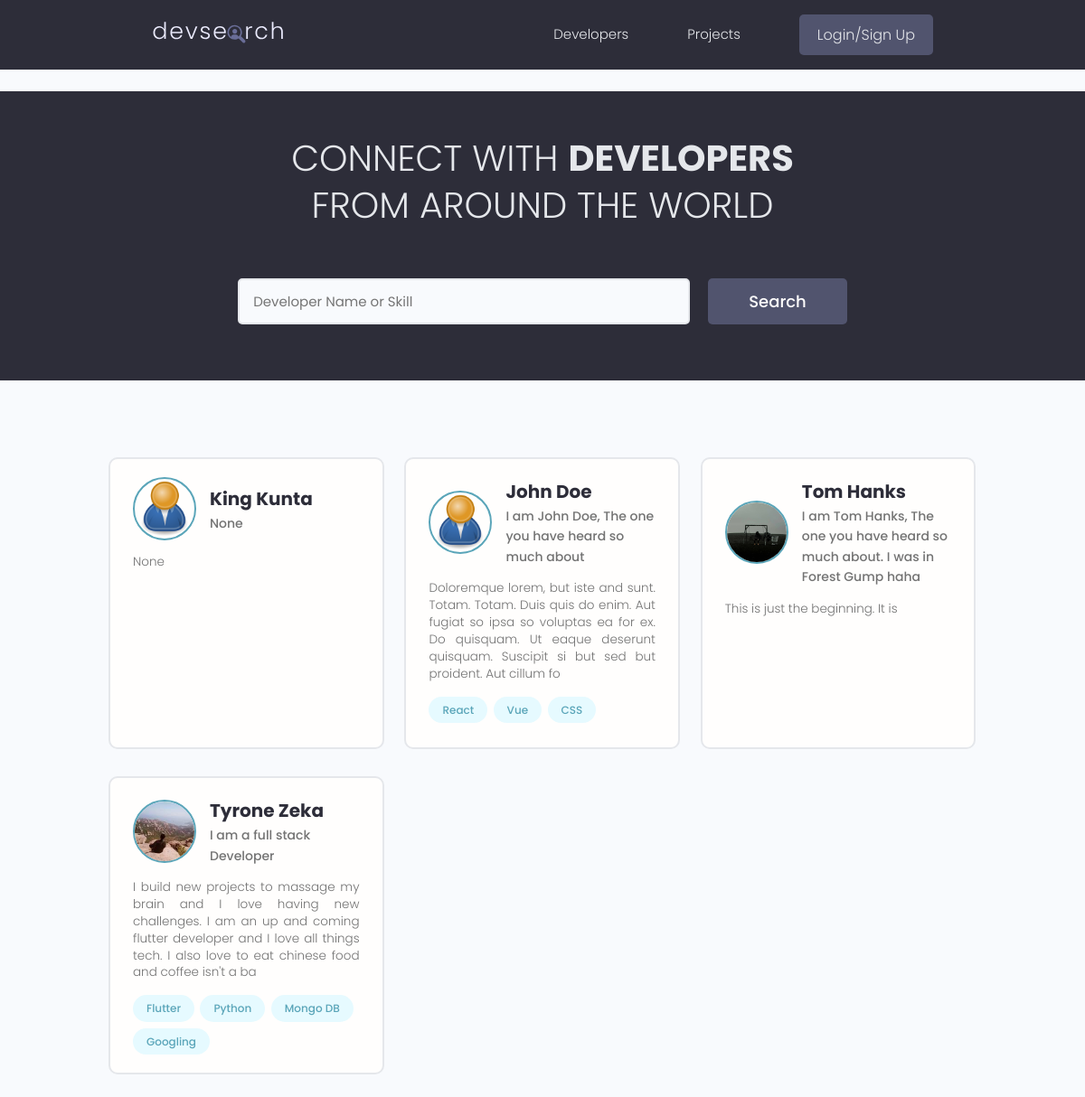
Before: / with the older database file.
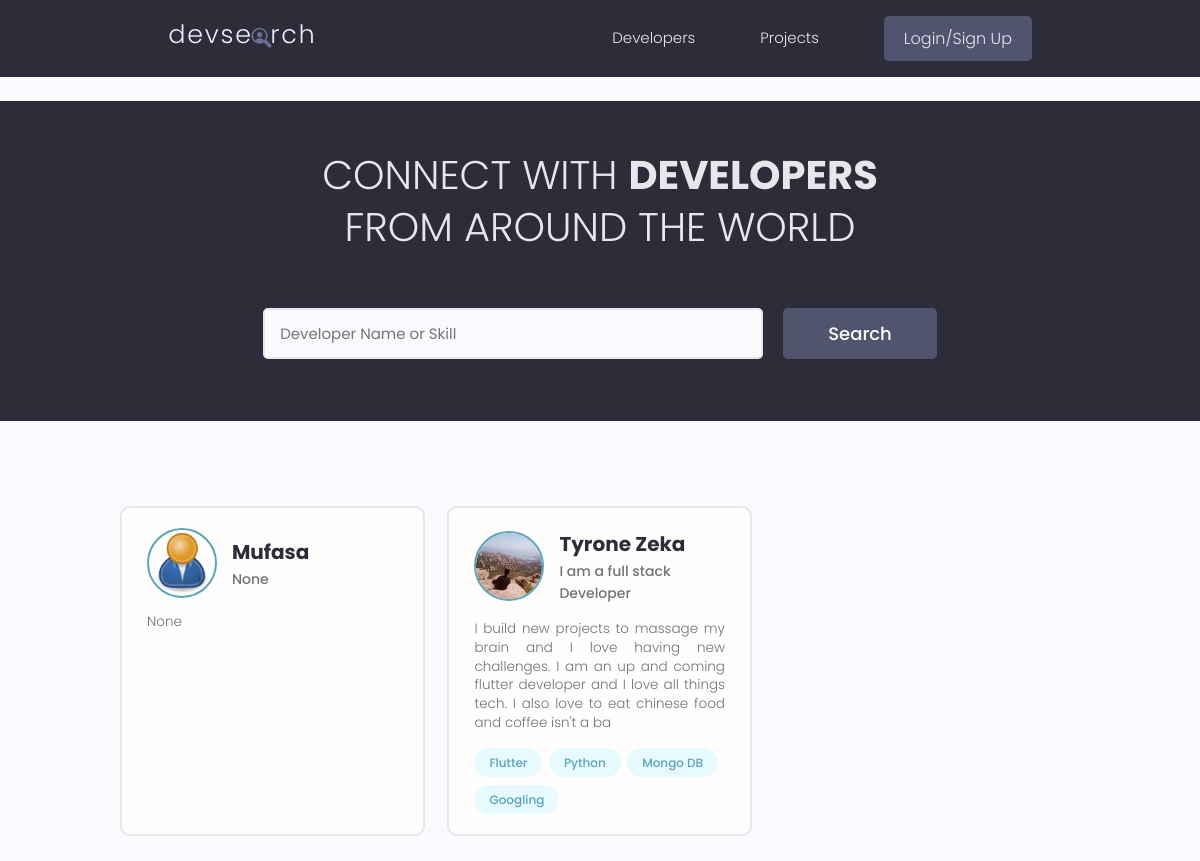
After: the same page with the newer database file.
### users/models.py (models this page shows, shortened)
class Profile(models.Model):
    user = models.OneToOneField(User, on_delete = models.CASCADE, null = True, blank = True)
    name = models.CharField(max_length=200,blank=True,null=True)
    email = models.EmailField(max_length = 500, blank =True, null = True)
    username = models.CharField(max_length=200,null=True,blank=True)
    location = models.CharField(max_length=200,null=True,blank=True)
    short_intro = models.CharField(max_length=200,null=True,blank=True)
    bio = models.TextField(blank=True,null=True)
    profile_picture = models.ImageField(null = True,blank = True, upload_to = 'profiles/', default = 'profiles/user-default.png')
    social_github = models.CharField(max_length=200,blank=True,null=True)
    social_twitter = models.CharField(max_length=200,blank=True,null=True)
    social_linkedin = models.CharField(max_length=200,blank=True,null=True)
    social_website = models.CharField(max_length=200,blank=True,null=True)
    created = models.DateTimeField(auto_now_add = True )
    id = models.UUIDField(default=uuid.uuid4,unique=True, primary_key=True, editable=False)

class Skill(models.Model):
    owner = models.ForeignKey(Profile,on_delete=models.CASCADE,null = True,blank=True)
    name = models.CharField(max_length=200,blank=True,null=True)
    description = models.TextField(null=True,blank=True)
    created = models.DateTimeField(auto_now_add = True )
    id = models.UUIDField(default=uuid.uuid4,unique=True, primary_key=True, editable=False)
    def __str__(self):
        return str(self.name)

### users/views.py (the view)
# urls.py: path('',views.profiles,name="profiles"),
def profiles(request):
    profiles,search_query = searchProfiles(request)
    custom_range,profiles = paginateProfiles(request,profiles,5)
    context = {'profiles':profiles,'search_query':search_query,'custom_range':custom_range}
    return render(request,'users/profiles.html',context)

### users/utils.py (called while the page is built)
def searchProfiles(request):
    search_query = ''
    if request.GET.get('search'):
        search_query = request.GET.get('search')
    skills = Skill.objects.filter(name__icontains = search_query)
    profiles = Profile.objects.distinct().filter(
        Q(name__icontains=search_query) |
        Q(skill__in = skills)
    )
    return profiles, search_query

def paginateProfiles(request,profiles,results):
    page = request.GET.get('page')
    paginator = Paginator(profiles,results)
    try:
        profiles = paginator.page(page)
    except PageNotAnInteger:
        page = 1
        profiles = paginator.page(page)
    except EmptyPage:
        page = paginator.num_pages
        profiles = paginator.page(page)
    leftIndex = (int(page) - 4)
    if leftIndex < 1:
        leftIndex = 1
    rightIndex = (int(page)+5)
    if rightIndex > paginator.num_pages:
        rightIndex = paginator.num_pages + 1
    custom_range = range(leftIndex,rightIndex)
    return custom_range,profiles

### users/templates/users/profiles.html (shortened to what this page needs)
{% extends 'main.html' %}
{% block content %}
  <main class="home">
    <section class="hero-section text-center">
      <div class="container container--narrow">
        <div class="hero-section__box">
          <h2>CONNECT WITH <span>DEVELOPERS</span></h2>
          <h2>FROM AROUND THE WORLD</h2>
        </div>
        <div class="hero-section__search">
          <form class="form" action="{% url 'profiles' %}" method="get">
            <div class="form__field">
              <input class="input input--text" id="formInput#search" type="text" name="search" value="{{search_query}}"
                placeholder="Developer Name or Skill" />
            </div>
            <input class="btn btn--sub btn--lg" type="submit" value="Search" />
          </form>
        </div>
      </div>
    </section>
    <section class="devlist">
      <div class="container">
        <div class="grid grid--three">
            {% for profile in profiles %}
          <div class="column card">
            <div class="dev">
              <a href="{% url 'user-profile' profile.id %}" class="card__body">
                <div class="dev__profile">
                  <img class="avatar avatar--md" src="{{ profile.profile_picture.url }}" alt="image" />
                  <div class="dev__meta">
                    <h3>{{profile.name}}</h3>
                    <h5>{{profile.short_intro| slice:"100"}}</h5>
                  </div>
                </div>
                <p class="dev__info">
                  {{profile.bio| slice:"200"}}
                </p>
                <div class="dev__skills">
                  {% for skill in profile.skill_set.all|slice:"6" %}
                  <span class="tag tag--pill tag--main">
                    <small>{{skill}}</small>
                  </span>
                  {% endfor %}
                </div>
              </a>
            </div>
          </div>
          {% endfor %}
        </div>
      </div>
    </section>
  </main>
{% endblock content %}

### templates/main.html (shortened to what this page needs)
<!DOCTYPE html>
{% load static %}
<html lang="en">
<head>
  <link rel="stylesheet" href="https://cdn.iconmonstr.com/1.3.0/css/iconmonstr-iconic-font.min.css" />
  <link rel="stylesheet" href="{% static 'uikit/styles/uikit.css' %}" />
  <link rel="stylesheet" href="{% static 'styles/app.css' %}" />
</head>
<body>
    {% include 'navbar.html' %}
    <br>
    {% block content %}
    {% endblock content %}
</body>
</html>

### templates/navbar.html (shortened to what this page needs)
{% load static %}
<header class="header">
    <div class="container container--narrow">
      <a href="{% url 'profiles' %}" class="header__logo">
        <img src="{% static 'images/logo.svg' %}" alt="DevSearch Logo" />
      </a>
      <nav class="header__nav">
        <ul class="header__menu">
          <li class="header__menuItem"><a href="{% url 'profiles' %}">Developers</a></li>
          <li class="header__menuItem"><a href="{% url 'projects' %}">Projects</a></li>
          {% if request.user.is_authenticated %}
          <li class="header__menuItem"><a href="{% url 'inbox' %}">Inbox</a></li>
          <li class="header__menuItem"><a href="{% url 'account' %}">My Space</a></li>
          <li class="header__menuItem"><a href="{% url 'logout' %}" class="btn btn--sub">Logout</a></li>
          {% else %}
          <li class="header__menuItem"><a href="{% url 'login' %}" class="btn btn--sub">Login/Sign Up</a></li>
          {% endif %}
        </ul>
      </nav>
    </div>
  </header>

### static/styles/app.css (style rules this page uses)
:root { --color-sub: #2d2d39; }
.btn--sub { background-color: var(--color-sub-light); }
.card { border: 2px solid var(--color-light); }
img { width: 100%; }
.header { position: sticky; z-index: 111; background-color: var(--color-sub); padding: 1.5rem 0; }
.header > .container { display: flex; justify-content: space-between; align-items: center; }
.header__logo > img { height: 3.8rem; }
.header__nav > ul { display: inline-flex; align-items: center; list-style: none; gap: 6.5rem; }
.header__menuItem > a { color: var(--color-light); font-weight: 300; }
.hero-section { height: 40vh; display: flex; align-items: center; background-color: var(--color-sub); }
.hero-section__box { margin-bottom: 4rem; }
.hero-section__box > h2, .hero-section__box > h2 > span { font-size: 4rem; color: var(--color-light); line-height: 1.3; text-transform: uppercase; }
.hero-section__box > h2 { font-weight: 300; }
.hero-section__box > h2 > span { font-weight: 700; }
.hero-section__search > .form { display: flex; align-items: center; justify-content: center; gap: 2rem; }
.hero-section__search > .form input.input--text { width: 50rem; }
.devlist { margin-top: 8rem; }
.devlist .grid { align-items: stretch; }
.devlist .dev .dev__profile { display: flex; align-items: center; gap: 1.5rem; }
.devlist .dev .dev__meta h3 { color: var(--color-sub); font-size: 2rem; font-weight: 700; }
.devlist .dev .dev__meta h5 { color: var(--color-text); font-size: 1.4rem; font-weight: 500; }
.devlist .dev .dev__info { margin: 1.5rem 0; font-size: 1.35rem; line-height: 1.4; text-align: justify; }

### static/uikit/styles/modules/_variables.css (style rules this page uses)
:root { --color-main: #5aa5b9; --color-main-light: #e6faff; --color-sub: #3f4156; --color-sub-light: #51546e; --color-sub-lighter: #ededfd; --color-text: #737373; --color-gray: #8b8b8b; --color-light: #e5e7eb; --color-light-gray: #767676; --color-bg: #f8fafd; --color-white: #fffefd; --color-white-light: #f3f3f3; --color-success: #359e64; --color-success-bg: #def8e8; --color-error: #fc4b0b; --color-error-bg: #fff2ee; --font-base: 'Poppins', arial, helvetica, 'Segoe UI', roboto, ubuntu, sans-serif; --font-monospace: 'Fira Code', 'Courier New', courier, monospace; --font-regular: 300; --font-medium: 500; --font-bold: 700; --generic-shadow: 1px 1px 5px #00000010; --generic-transition: all 0.3s ease-in-out; }

### static/uikit/styles/modules/_base.css (style rules this page uses)
* { margin: 0; padding: 0; box-sizing: border-box; text-rendering: optimizeLegibility; color: inherit; font-size: inherit; }
html { font-size: 50%; }
@media only screen and (min-width: 480px) { html { font-size: 56.25%; } }
@media only screen and (min-width: 1200px) { html { font-size: 62.5%; } }
body { line-height: 1.6; font-weight: 400; font-size: 1.5rem; color: var(--color-text); background-color: var(--color-bg); min-height: 100vh; }

### static/uikit/styles/modules/_typography.css (style rules this page uses)
* { font-family: var(--font-base); }
h2 { font-size: 3.6rem; font-weight: var(--font-bold); }
h3 { font-size: 3.2rem; font-weight: var(--font-medium); }
h5 { font-size: 2.4rem; font-weight: var(--font-medium); }
h5, h6 { font-weight: var(--font-regular); }
p, span, strong { font-size: 1.6rem; color: var(--color-text); font-weight: var(--font-regular); }
a { padding-bottom: 2px; text-decoration: none; display: inline-block; color: var(--color-main); font-weight: var(--font-medium); }

### static/uikit/styles/modules/_utilities.css (style rules this page uses)
.container { width: 92%; max-width: 165rem; margin: 0 auto; box-sizing: border-box; }
.container--narrow { width: 92%; max-width: 120rem; }
@media screen and (min-width: 1000px) { .container { width: 90%; } }
@media screen and (min-width: 1000px) { .container--narrow { width: 85%; } }
@media screen and (min-width: 1200px) { .container { width: 80%; } }
@media screen and (min-width: 1200px) { .container--narrow { width: 72%; } }
.text-center { text-align: center; }

### static/uikit/styles/modules/_avatar.css (style rules this page uses)
.avatar { border-radius: 50%; border: 2px solid var(--color-main); object-fit: cover; }
.avatar--md { height: 7rem; width: 7rem; }

### static/uikit/styles/modules/_button.css (style rules this page uses)
.btn { display: inline-block; position: relative; cursor: pointer; background-color: var(--color-light); font-weight: var(--font-medium); color: var(--color-sub); text-decoration: none; padding: 1rem 2rem; border-radius: 0.5rem; border: none; width: -webkit-fit-content; width: -moz-fit-content; width: fit-content; height: -webkit-fit-content; height: -moz-fit-content; height: fit-content; font-size: 1.6rem; outline-width: 0; outline-color: transparent; -webkit-backface-visibility: hidden; backface-visibility: hidden; transition: all 0.3s ease-in-out; }
.btn--sub { background-color: var(--color-sub); color: var(--color-white); }
.btn--lg { font-size: 1.8rem; padding: 1.2rem 4.5rem; }

Changed rows visible on the page:
removed Profile: profile_picture (placeholder picture), name "King Kunta", short_intro "None", bio "None"
removed Profile: profile_picture (placeholder picture), name "John Doe", short_intro "I am John Doe, The one you have heard so much about", bio "Doloremque lorem, but iste and sunt. Totam. Totam. Duis quis do enim. Aut fugiat so ipsa so voluptas ea for ex. Do quisquam. Ut eaque deserunt quisquam. Suscipit si but sed but proident. Aut cillum fo"
removed Skill: name "React", shown under "John Doe"
removed Skill: name "Vue", shown under "John Doe"
removed Skill: name "CSS", shown under "John Doe"
removed Profile: profile_picture (picture), name "Tom Hanks", short_intro "I am Tom Hanks, The one you have heard so much about. I was in Forest Gump haha", bio "This is just the beginning. It is"
added Profile: profile_picture (placeholder picture), name "Mufasa", short_intro "None", bio "None"
